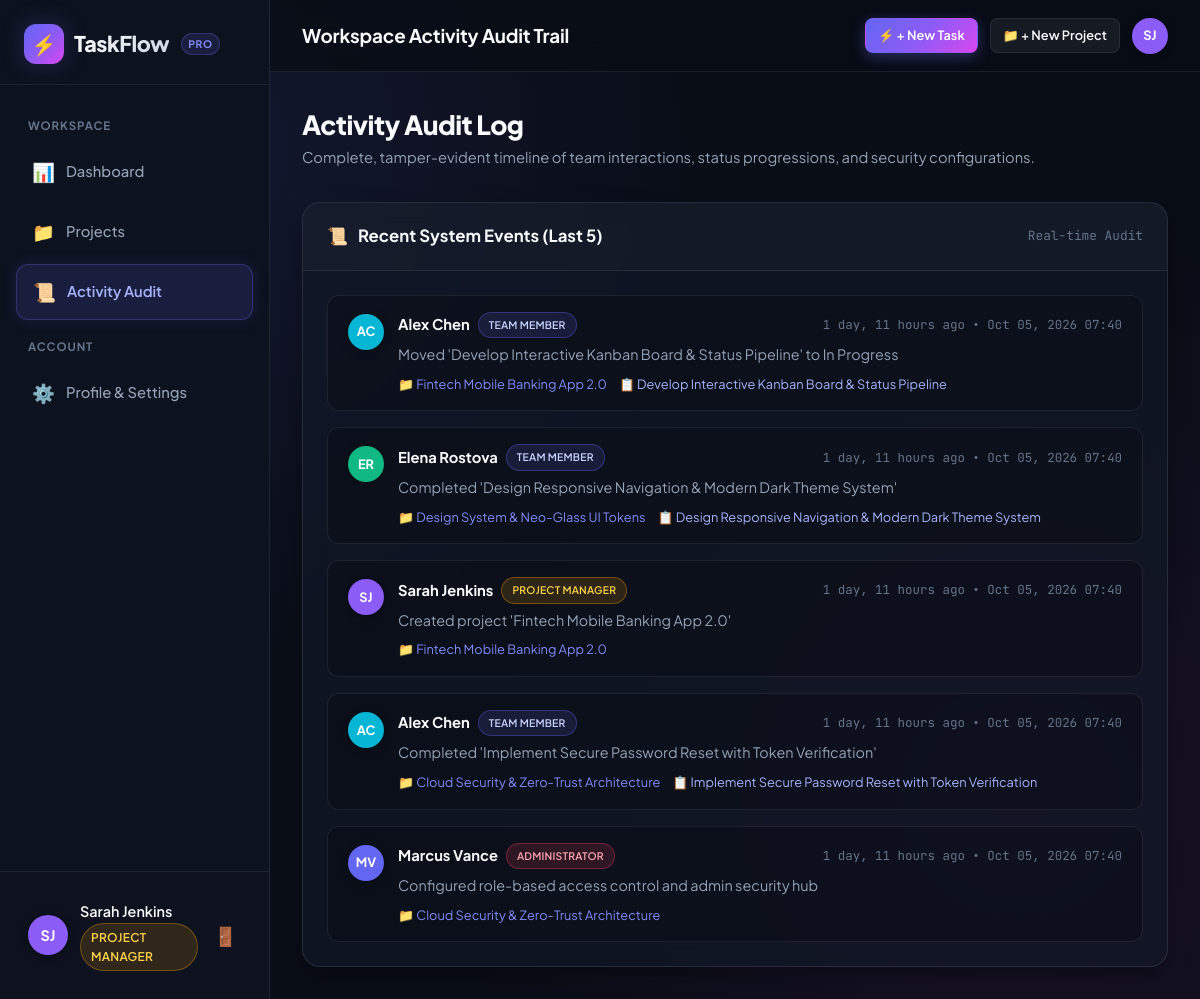
/activity/ (signed in), run on the app's committed database.
### accounts/models.py (models this page shows, shortened)
class CustomUser(AbstractUser):
    class Role(models.TextChoices):
        ADMIN = 'ADMIN', 'Administrator'
        MANAGER = 'MANAGER', 'Project Manager'
        MEMBER = 'MEMBER', 'Team Member'
    role = models.CharField(
        max_length=20,
        choices=Role.choices,
        default=Role.MEMBER,
        help_text='Designates the role and permission level in TaskFlow.'
    )
    bio = models.TextField(blank=True, default='')
    title = models.CharField(max_length=100, blank=True, default='Team Contributor')
    avatar_color = models.CharField(max_length=30, default='indigo')
    @property
    def is_admin_role(self):
        return self.role == self.Role.ADMIN or self.is_superuser
    @property
    def is_manager_role(self):
        return self.role in (self.Role.ADMIN, self.Role.MANAGER) or self.is_superuser
    @property
    def role_badge_class(self):
        if self.is_admin_role:
            return 'badge-admin'
        elif self.role == self.Role.MANAGER:
            return 'badge-manager'
        return 'badge-member'
    @property
    def initials(self):
        if self.first_name and self.last_name:
            return f"{self.first_name[0]}{self.last_name[0]}".upper()
        return self.username[:2].upper()

### tasks/models.py (models this page shows, shortened)
class ActivityLog(models.Model):
    user = models.ForeignKey(
        settings.AUTH_USER_MODEL,
        on_delete=models.CASCADE,
        related_name='activities'
    )
    action = models.CharField(max_length=255)
    task = models.ForeignKey(
        Task,
        on_delete=models.SET_NULL,
        null=True,
        blank=True,
        related_name='activities'
    )
    project = models.ForeignKey(
        Project,
        on_delete=models.SET_NULL,
        null=True,
        blank=True,
        related_name='activities'
    )
    timestamp = models.DateTimeField(auto_now_add=True)
    class Meta:
        ordering = ['-timestamp']

class Project(models.Model):
    class Status(models.TextChoices):
        PLANNING = 'PLANNING', 'Planning'
        ACTIVE = 'ACTIVE', 'Active'
        COMPLETED = 'COMPLETED', 'Completed'
        ARCHIVED = 'ARCHIVED', 'Archived'
    name = models.CharField(max_length=150)
    slug = models.SlugField(max_length=160, unique=True, blank=True)
    description = models.TextField(blank=True)
    color = models.CharField(max_length=20, default='indigo')
    status = models.CharField(max_length=20, choices=Status.choices, default=Status.ACTIVE)
    created_by = models.ForeignKey(
        settings.AUTH_USER_MODEL,
        on_delete=models.CASCADE,
        related_name='created_projects'
    )
    members = models.ManyToManyField(
        settings.AUTH_USER_MODEL,
        related_name='joined_projects',
        blank=True
    )
    created_at = models.DateTimeField(auto_now_add=True)
    updated_at = models.DateTimeField(auto_now=True)
    class Meta:
        ordering = ['-updated_at']

class Task(models.Model):
    class Status(models.TextChoices):
        TODO = 'TODO', 'To Do'
        IN_PROGRESS = 'IN_PROGRESS', 'In Progress'
        IN_REVIEW = 'IN_REVIEW', 'In Review'
        DONE = 'DONE', 'Done'
    class Priority(models.TextChoices):
        LOW = 'LOW', 'Low'
        MEDIUM = 'MEDIUM', 'Medium'
        HIGH = 'HIGH', 'High'
        URGENT = 'URGENT', 'Urgent'
    title = models.CharField(max_length=200)
    description = models.TextField(blank=True)
    project = models.ForeignKey(
        Project,
        on_delete=models.CASCADE,
        related_name='tasks',
        null=True,
        blank=True
    )
    assigned_to = models.ForeignKey(
        settings.AUTH_USER_MODEL,
        on_delete=models.SET_NULL,
        null=True,
        blank=True,
        related_name='assigned_tasks'
    )
    created_by = models.ForeignKey(
        settings.AUTH_USER_MODEL,
        on_delete=models.CASCADE,
        related_name='created_tasks'
    )
    status = models.CharField(
        max_length=20,
        choices=Status.choices,
        default=Status.TODO
    )
    priority = models.CharField(
        max_length=20,
        choices=Priority.choices,
        default=Priority.MEDIUM
    )
    due_date = models.DateField(null=True, blank=True)
    created_at = models.DateTimeField(auto_now_add=True)
    updated_at = models.DateTimeField(auto_now=True)
    class Meta:
        ordering = ['due_date', '-created_at']

### tasks/views.py (the view, shortened to what this page needs)
# urls.py: path('activity/', views.activity_log_view, name='activity_log'),
@login_required
def activity_log_view(request):
    activities = ActivityLog.objects.select_related('user', 'task', 'project')
    activities = activities[:50]
    return render(request, 'tasks/activity_log.html', {'activities': activities})

### accounts/context_processors.py (called while the page is built, shortened)
def auth_roles_context(request):
    context = {
        'is_admin': False,
        'is_manager': False,
        'user_role': 'ANONYMOUS',
        'dev_reset_link': None,
    }
    if request.user.is_authenticated:
        context['is_admin'] = request.user.is_admin_role
        context['is_manager'] = request.user.is_manager_role
        context['user_role'] = getattr(request.user, 'role', 'MEMBER')
    if settings.DEBUG and hasattr(settings, 'EMAIL_FILE_PATH'):
        email_dir = Path(settings.EMAIL_FILE_PATH)
    return context

### templates/tasks/activity_log.html (shortened to what this page needs)
{% extends 'base.html' %}
{% block header_title %}Workspace Activity Audit Trail{% endblock %}
{% block content %}
<div style="margin-bottom: 2rem;">
    <h1 style="font-size: 1.65rem; font-weight: 800; letter-spacing: -0.02em;">Activity Audit Log</h1>
    <p style="color: var(--text-secondary); font-size: 0.92rem;">
        Complete, tamper-evident timeline of team interactions, status progressions, and security configurations.
    </p>
</div>
<div class="card" style="padding: 0; overflow: hidden;">
    <div style="padding: 1.25rem 1.5rem; border-bottom: 1px solid var(--border-subtle); display: flex; justify-content: space-between; align-items: center; background: rgba(255, 255, 255, 0.02);">
        <h3 class="card-title" style="font-size: 1.05rem; margin: 0;">
            <span>📜</span> Recent System Events (Last {{ activities.count }})
        </h3>
        <span style="font-size: 0.8rem; color: var(--text-muted); font-family: var(--font-mono);">
            Real-time Audit
        </span>
    </div>
    <div style="padding: 1.5rem;">
        <div style="display: flex; flex-direction: column; gap: 1rem; position: relative;">
            {% for act in activities %}
            <div style="display: flex; gap: 14px; align-items: flex-start; padding: 1rem 1.25rem; background: rgba(0, 0, 0, 0.22); border: 1px solid var(--border-subtle); border-radius: var(--radius-md); transition: border-color 0.2s;">
                <div class="avatar" style="width: 36px; height: 36px; font-size: 0.8rem; background-color: var(--accent-{{ act.user.avatar_color|default:'indigo' }}, #6366f1); flex-shrink: 0; margin-top: 2px;">
                    {{ act.user.initials }}
                </div>
                <div style="flex: 1;">
                    <div style="display: flex; justify-content: space-between; align-items: center; margin-bottom: 6px; flex-wrap: wrap; gap: 6px;">
                        <div style="display: flex; align-items: center; gap: 8px;">
                            <strong style="color: var(--text-main); font-size: 0.92rem;">
                                {{ act.user.get_full_name|default:act.user.username }}
                            </strong>
                            <span class="badge {{ act.user.role_badge_class }}" style="font-size: 0.65rem;">
                                {{ act.user.get_role_display }}
                            </span>
                        </div>
                        <div style="font-size: 0.78rem; color: var(--text-muted); font-family: var(--font-mono);">
                            {{ act.timestamp|timesince }} ago &bull; {{ act.timestamp|date:"M d, Y H:i" }}
                        </div>
                    </div>
                    <div style="color: var(--text-secondary); font-size: 0.9rem; line-height: 1.5;">
                        {{ act.action }}
                    </div>
                    {% if act.task or act.project %}
                    <div style="display: flex; gap: 12px; margin-top: 8px; font-size: 0.8rem;">
                        {% if act.project %}
                        <a href="{% url 'tasks:project_detail' act.project.slug %}" style="color: #818cf8; text-decoration: none; display: inline-flex; align-items: center; gap: 4px;">
                            📁 {{ act.project.name }}
                        </a>
                        {% endif %}
                        {% if act.task %}
                        <a href="{% url 'tasks:task_detail' act.task.pk %}" style="color: #a5b4fc; text-decoration: none; display: inline-flex; align-items: center; gap: 4px;">
                            📋 {{ act.task.title }}
                        </a>
                        {% endif %}
                    </div>
                    {% endif %}
                </div>
            </div>
            {% empty %}
            <div style="text-align: center; color: var(--text-muted); padding: 3rem 1rem;">
                No audit events recorded yet.
            </div>
            {% endfor %}
        </div>
    </div>
</div>
{% endblock %}

### templates/base.html (shortened to what this page needs)
{% load static %}
<!DOCTYPE html>
<html lang="en">
<head>
    <link rel="stylesheet" href="{% static 'css/style.css' %}">
</head>
<body>
    {% if user.is_authenticated %}
    <div class="app-container">
        <aside class="sidebar">
            <div class="brand">
                <a href="{% url 'tasks:dashboard' %}"
                    style="display: flex; align-items: center; gap: 10px; text-decoration: none;">
                    <div class="brand-icon">⚡</div>
                    <div>
                        <div class="brand-name">TaskFlow</div>
                    </div>
                </a>
                <span class="brand-badge">PRO</span>
            </div>
            <ul class="nav-menu">
                <li class="nav-section-title">Workspace</li>
                <li class="nav-item {% if request.resolver_match.url_name == 'dashboard' %}active{% endif %}">
                    <a href="{% url 'tasks:dashboard' %}">
                        <span class="nav-icon">📊</span>
                        <span>Dashboard</span>
                    </a>
                </li>
                <li class="nav-item {% if 'project' in request.resolver_match.url_name %}active{% endif %}">
                    <a href="{% url 'tasks:project_list' %}">
                        <span class="nav-icon">📁</span>
                        <span>Projects</span>
                    </a>
                </li>
                <li class="nav-item {% if request.resolver_match.url_name == 'activity_log' %}active{% endif %}">
                    <a href="{% url 'tasks:activity_log' %}">
                        <span class="nav-icon">📜</span>
                        <span>Activity Audit</span>
                    </a>
                </li>
                <li class="nav-section-title">Account</li>
                <li class="nav-item {% if request.resolver_match.url_name == 'profile' %}active{% endif %}">
                    <a href="{% url 'accounts:profile' %}">
                        <span class="nav-icon">⚙️</span>
                        <span>Profile & Settings</span>
                    </a>
                </li>
            </ul>
            <div class="sidebar-footer">
                <div class="user-mini-card">
                    <div class="avatar"
                        style="background-color: var(--accent-{{ user.avatar_color|default:'indigo' }}, #6366f1);">
                        {{ user.initials }}
                    </div>
                    <div class="user-info">
                        <div class="user-name">{{ user.get_full_name|default:user.username }}</div>
                        <div class="user-role-label">
                            <span class="badge {{ user.role_badge_class }}">
                                {{ user.get_role_display }}
                            </span>
                        </div>
                    </div>
                    <a href="{% url 'accounts:logout' %}" title="Sign out"
                        style="color: var(--text-muted); font-size: 1.15rem; padding: 4px; transition: color 0.2s;"
                        onmouseover="this.style.color='#f43f5e'" onmouseout="this.style.color='var(--text-muted)'">
                        🚪
                    </a>
                </div>
            </div>
        </aside>
        <div class="main-content">
            <header class="topbar">
                <div style="display: flex; align-items: center; gap: 14px;">
                    <div
                        style="font-weight: 700; font-size: 1.18rem; color: var(--text-main); letter-spacing: -0.01em;">
                        {% block header_title %}Overview{% endblock %}
                    </div>
                </div>
                <div style="display: flex; align-items: center; gap: 12px; flex-wrap: wrap;">
                    <a href="{% url 'tasks:task_create' %}" class="btn btn-primary btn-sm">
                        <span>⚡ + New Task</span>
                    </a>
                    {% if is_manager or user.is_manager_role %}
                    <a href="{% url 'tasks:project_create' %}" class="btn btn-secondary btn-sm">
                        <span>📁 + New Project</span>
                    </a>
                    {% endif %}
                    <a href="{% url 'accounts:profile' %}" title="View profile settings"
                        style="display: flex; align-items: center;">
                        <div class="avatar"
                            style="width: 36px; height: 36px; font-size: 0.8rem; background-color: var(--accent-{{ user.avatar_color|default:'indigo' }}, #6366f1); box-shadow: var(--shadow-sm);">
                            {{ user.initials }}
                        </div>
                    </a>
                </div>
            </header>
            <main class="page-body">
                {% block content %}{% endblock %}
            </main>
        </div>
    </div>
    {% endif %}
</body>
</html>

### data on the page
CustomUser: initials "SJ", get_full_name "Sarah Jenkins", role "PROJECT MANAGER"
ActivityLog: user.initials "AC", user.get_full_name "Alex Chen", user.role "TEAM MEMBER", timestamp "1 day, 11 hours", timestamp "Oct 05, 2026 07:40", action "Moved 'Develop Interactive Kanban Board & Status Pipeline' to In Progress", project.name "Fintech Mobile Banking App 2.0", task "Develop Interactive Kanban Board & Status Pipeline"
ActivityLog: user.initials "ER", user.get_full_name "Elena Rostova", user.role "TEAM MEMBER", timestamp "1 day, 11 hours", timestamp "Oct 05, 2026 07:40", action "Completed 'Design Responsive Navigation & Modern Dark Theme System'", project.name "Design System & Neo-Glass UI Tokens", task "Design Responsive Navigation & Modern Dark Theme System"
ActivityLog: user.initials "SJ", user.get_full_name "Sarah Jenkins", user.role "PROJECT MANAGER", timestamp "1 day, 11 hours", timestamp "Oct 05, 2026 07:40", action "Created project 'Fintech Mobile Banking App 2.0'", project.name "Fintech Mobile Banking App 2.0"
ActivityLog: user.initials "AC", user.get_full_name "Alex Chen", user.role "TEAM MEMBER", timestamp "1 day, 11 hours", timestamp "Oct 05, 2026 07:40", action "Completed 'Implement Secure Password Reset with Token Verification'", project.name "Cloud Security & Zero-Trust Architecture", task "Implement Secure Password Reset with Token Verification"
ActivityLog: user.initials "MV", user.get_full_name "Marcus Vance", user.role "ADMINISTRATOR", timestamp "1 day, 11 hours", timestamp "Oct 05, 2026 07:40", action "Configured role-based access control and admin security hub", project.name "Cloud Security & Zero-Trust Architecture"

### other printed values
{{ activities.count }} "5"
